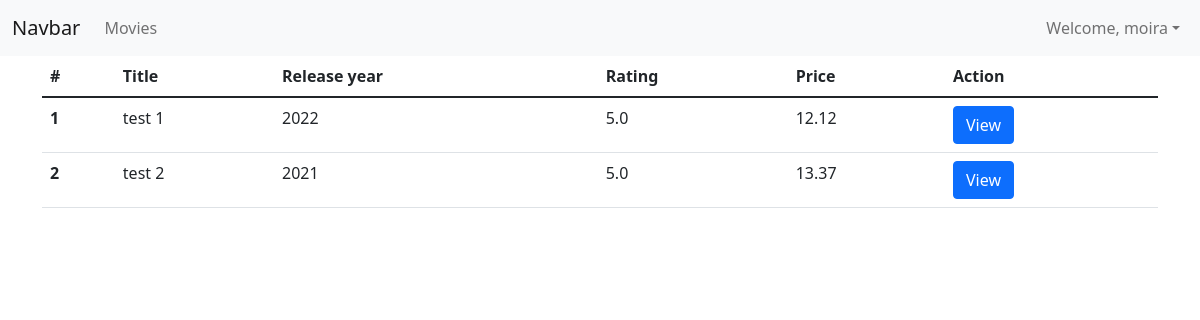
The app's page / (signed in) with its own data.
### core/models.py (models this page shows, shortened)
class Movies(models.Model):
    title = models.CharField(max_length=100)
    description = models.CharField(max_length=4096)
    release_date = models.DateField()
    price = models.FloatField()
    rating = models.ForeignKey('Ratings', on_delete=models.SET_DEFAULT, default = "NA", null=True)
    def avgRating(self):
        rating = Ratings.objects.filter(movieID=self).aggregate(avarage=Avg('rating'))
        avg = 0
        if rating['avarage'] is not None:
            avg = float(rating['avarage'])
        return avg

### core/views.py (the view)
# urls.py: path('', views.index, name='index'),
def index(request):
    movies = Movies.objects.all()
    context = {
        'movies': movies
    }
    return render(request, 'index.html', context)

### core/templates/index.html (shortened to what this page needs)
{% extends '_base.html' %}
{% block content %}
{% include '_navbar.html' %}
<div class="container">
    <table class="table">
        <thead>
          <tr>
            <th scope="col">#</th>
            <th scope="col">Title</th>
            <th scope="col">Release year</th>
            <th scope="col">Rating</th>
            <th scope="col">Price</th>
            <th scope="col">Action</th>
          </tr>
        </thead>
        <tbody>
            {% for movie in movies %}
            <tr>
                <th scope="row">{{movie.id}}</th>
                <td>{{movie.title}}</td>
                <td>{{movie.release_date|date:"Y"}}</td>
                <td>{{movie.avgRating}}</td>
                <td>{{movie.price}}</td>
                <td><a href="{% url 'core:movieDetails' movie.id %}"><button class="btn btn-primary">View</button></a></td>
            </tr>
            {% endfor %}
        </tbody>
      </table>
</div>
{% endblock %}

### templates/_navbar.html (shortened to what this page needs)
<nav class="navbar navbar-expand-lg navbar-light bg-light">
    <div class="container-fluid">
      <a class="navbar-brand" href="{% url 'core:index' %}">Navbar</a>
      <div class="collapse navbar-collapse" id="navbarNav">
        <ul class="navbar-nav">
          <li class="nav-item">
            <a class="nav-link" aria-current="page" href="{% url 'core:index' %}">Movies</a>
          </li>
        </ul>
        <ul class="navbar-nav ms-auto">
          {% if user.is_authenticated %}
          <li class="nav-item dropdown">
              <a class="nav-link dropdown-toggle" role="button" data-bs-toggle="dropdown" aria-expanded="false">Welcome, {{user.username}}</a>
          </li>
          {% else %}
            <a class="nav-link" href="{% url 'userAccount:login_request'%}">Login</a>
          {% endif %}
      </ul>
      </div>
    </div>
</nav>

### records on screen
Movies: id "1", title "test 1", release_date "2022", avgRating "5.0", price "12.12"
Movies: id "2", title "test 2", release_date "2021", avgRating "5.0", price "13.37"

### other values on screen
{{ user.username }} "moira"
